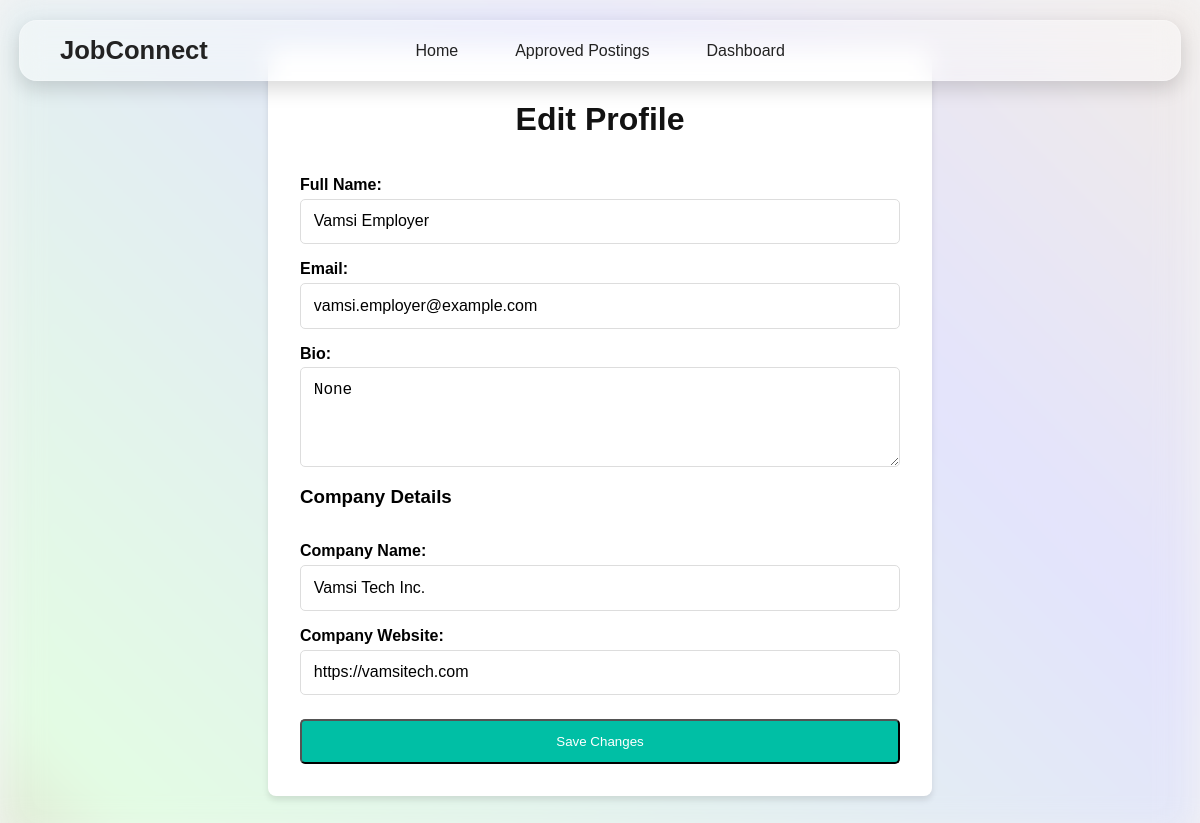
The page /edit-profile (signed in) on the database its author committed.
### app.py (models this page shows, shortened)
class User(UserMixin, db.Model):
    id = db.Column(db.Integer, primary_key=True)
    username = db.Column(db.String(100), unique=True, nullable=False)
    password = db.Column(db.String(100), nullable=False)
    role = db.Column(db.String(20), nullable=False)  # Role: 'admin', 'employer', 'student'
    name = db.Column(db.String(100), nullable=True)
    email = db.Column(db.String(120), unique=True, nullable=True)
    bio = db.Column(db.Text, nullable=True)
    company_name = db.Column(db.String(100), nullable=True)
    company_website = db.Column(db.String(200), nullable=True)
    resume_link = db.Column(db.String(200), nullable=True)
    skills = db.Column(db.Text, nullable=True)

### app.py (the view, shortened to what this page needs)
@app.route('/edit-profile', methods=['GET', 'POST'])
@login_required
def edit_profile():
    return render_template('edit_profile.html', user=current_user)

### app.py (called while the page is built, shortened)
@app.before_request
def create_tables():
    db.create_all()

@app.before_request
def ensure_admin_user():
    existing_admin = User.query.filter_by(username="admin").first()

@login_manager.user_loader
def load_user(user_id):
    if not user_id:
        print("Debug: Received user_id=None in load_user function")
        return None  # Return None if user_id is invalid
    try:
        return User.query.get(int(user_id))
    except ValueError:
        print(f"Debug: Invalid user_id={user_id}")
        return None

### templates/edit_profile.html (shortened to what this page needs)
<!DOCTYPE html>
<html lang="en">
<head>
    <link rel="stylesheet" href="{{ url_for('static', filename='css/profile.css') }}">
</head>
<body>
    <header class="navbar">
      <div class="navbar-left">
        <a href="{{ url_for('index') }}" class="logo">JobConnect</a>
      </div>
      <ul class="nav-links">
        <li><a href="{{ url_for('index') }}">Home</a></li>
        <li><a href="{{ url_for('approved_postings') }}">Approved Postings</a></li>
        {% if current_user.is_authenticated %}
          {% if current_user.role == 'admin' %}
            <li><a href="{{ url_for('admin_panel') }}">Admin Panel</a></li>
            <li><a href="{{ url_for('logout') }}">Logout</a></li>
          {% elif current_user.role == 'employer' %}
            <li><a href="{{ url_for('employer_dashboard') }}">Dashboard</a></li>
          {% elif current_user.role == 'student' %}
            <li><a href="{{ url_for('student_dashboard') }}">Dashboard</a></li>
          {% endif %}
        {% else %}
          <li><a href="{{ url_for('login') }}">Login</a></li>
          <li><a href="{{ url_for('register') }}">Register</a></li>
        {% endif %}
      </ul>
      <div class="nav-icons">
        {% if current_user.is_authenticated and current_user.role in ['employer', 'student'] %}
          <div class="user-dropdown">
            <i class="fas fa-user user-icon" onclick="toggleUserMenu()"></i>
          </div>
        {% endif %}
      </div>
    </header>
    <div class="profile-container">
        <h1>Edit Profile</h1>
        <form method="POST">
            <label for="name">Full Name:</label>
            <input type="text" id="name" name="name" value="{{ user.name }}" required>
            <label for="email">Email:</label>
            <input type="email" id="email" name="email" value="{{ user.email }}" required>
            <label for="bio">Bio:</label>
            <textarea id="bio" name="bio" rows="4">{{ user.bio }}</textarea>
            {% if user.role == 'employer' %}
                <h3>Company Details</h3>
                <label for="company_name">Company Name:</label>
                <input type="text" id="company_name" name="company_name" value="{{ user.company_name }}">
                <label for="company_website">Company Website:</label>
                <input type="url" id="company_website" name="company_website" value="{{ user.company_website }}">
            {% elif user.role == 'student' %}
                <h3>Student Details</h3>
                <label for="resume_link">Resume Link:</label>
                <input type="url" id="resume_link" name="resume_link" value="{{ user.resume_link }}">
                <label for="skills">Skills:</label>
                <textarea id="skills" name="skills" rows="3">{{ user.skills }}</textarea>
            {% endif %}
            <button type="submit" class="btn">Save Changes</button>
        </form>
    </div>
</body>
</html>

### static/css/profile.css (style rules this page uses)
.navbar { position: fixed; top: 20px; left: 50%; transform: translateX(-50%); width: 90%; max-width: 1200px; background: rgba(255, 255, 255, 0.4); backdrop-filter: blur(12px); -webkit-backdrop-filter: blur(12px); border-radius: 18px; display: flex; align-items: center; justify-content: space-between; padding: 15px 40px; box-shadow: 0 8px 20px rgba(0, 0, 0, 0.15); border: 1px solid rgba(255, 255, 255, 0.2); z-index: 1000; }
.logo { font-size: 1.6rem; font-weight: bold; color: #222; text-decoration: none; margin-right: auto; }
.nav-links { display: flex; gap: 25px; list-style: none; margin: 0 auto; }
.nav-links li { position: relative; }
.nav-links a { text-decoration: none; color: #222; font-size: 1rem; padding: 0.5rem 1rem; position: relative; transition: all 0.3s ease; }
.nav-links a::after { content: ""; position: absolute; left: 0; bottom: -3px; width: 100%; height: 2px; background-color: #00bfa5; transform: scaleX(0); transition: transform 0.3s ease; }
.nav-icons { display: flex; align-items: center; gap: 20px; margin-left: auto; }
.nav-icons i { font-size: 1.2rem; color: #333; cursor: pointer; transition: color 0.3s ease; }
.user-dropdown { position: relative; display: inline-block; }
.user-icon { font-size: 1.5rem; cursor: pointer; padding: 8px; border-radius: 50%; transition: background 0.2s ease-in-out; }
body { font-family: 'Arial', sans-serif; background-color: #f4f4f4; margin: 0; padding: 0; }
.profile-container { max-width: 600px; margin: 3rem auto; background: white; padding: 2rem; border-radius: 8px; box-shadow: 0 4px 6px rgba(0, 0, 0, 0.1); }
h1 { text-align: center; color: #121212; }
form { display: flex; flex-direction: column; }
label { margin-top: 1rem; font-weight: bold; }
input, textarea { font-size: 1rem; padding: 0.8rem; border: 1px solid #ddd; border-radius: 5px; margin-top: 0.3rem; }
.btn { display: block; background: #00bfa5; color: white; text-decoration: none; padding: 0.8rem; text-align: center; border-radius: 5px; margin-top: 1.5rem; transition: background 0.3s ease; }

### rows shown on the page
User: name "Vamsi Employer", email "vamsi.employer@example.com", bio "None", company_name "Vamsi Tech Inc.", company_website "https://vamsitech.com"
